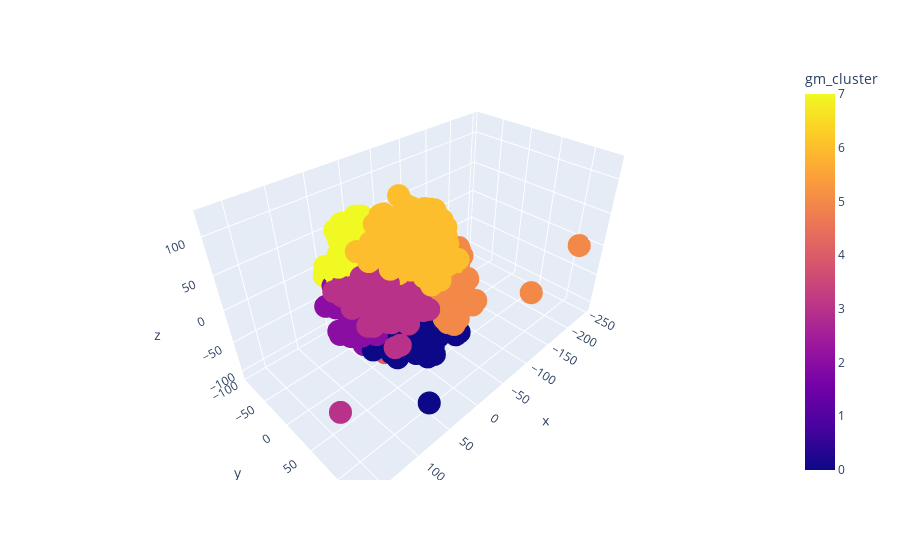

Notebook code for this chart:
### Code cell
fig = px.scatter_3d(
    df,
    x='x',
    y='y',
    z='z',
    color="gm_cluster",
    hover_data=["short_input_texts", "short_bot_texts","intent","short_entities","action_1"],
    )

fig.show()

### Figure 1 — Plotly figure (JSON) as saved in the notebook; plotly's stock layout.template omitted (floating-point values rounded to 4 significant figures; data arrays with more than 128 entries replaced by an {"elided": "..."} marker saying what was removed)
{"data": [{"customdata": {"elided": "655x5 str values"}, "hovertemplate": "x=%{x}<br>y=%{y}<br>z=%{z}<br>short_input_texts=%{customdata[0]}<br>short_bot_texts=%{customdata[1]}<br>intent=%{customdata[2]}<br>short_entities=%{customdata[3]}<br>action_1=%{customdata[4]}<br>gm_cluster=%{marker.color}<extra></extra>", "legendgroup": "", "marker": {"color": {"elided": "655 int values"}, "coloraxis": "coloraxis", "symbol": "circle"}, "mode": "markers", "name": "", "scene": "scene", "showlegend": false, "type": "scatter3d", "x": {"elided": "655 float values"}, "y": {"elided": "655 float values"}, "z": {"elided": "655 float values"}}], "layout": {"coloraxis": {"colorbar": {"title": {"text": "gm_cluster"}}, "colorscale": [[0, "#0d0887"], [0.1111, "#46039f"], [0.2222, "#7201a8"], [0.3333, "#9c179e"], [0.4444, "#bd3786"], [0.5556, "#d8576b"], [0.6667, "#ed7953"], [0.7778, "#fb9f3a"], [0.8889, "#fdca26"], [1, "#f0f921"]]}, "legend": {"tracegroupgap": 0}, "margin": {"t": 60}, "scene": {"domain": {"x": [0, 1], "y": [0, 1]}, "xaxis": {"title": {"text": "x"}}, "yaxis": {"title": {"text": "y"}}, "zaxis": {"title": {"text": "z"}}}}}
